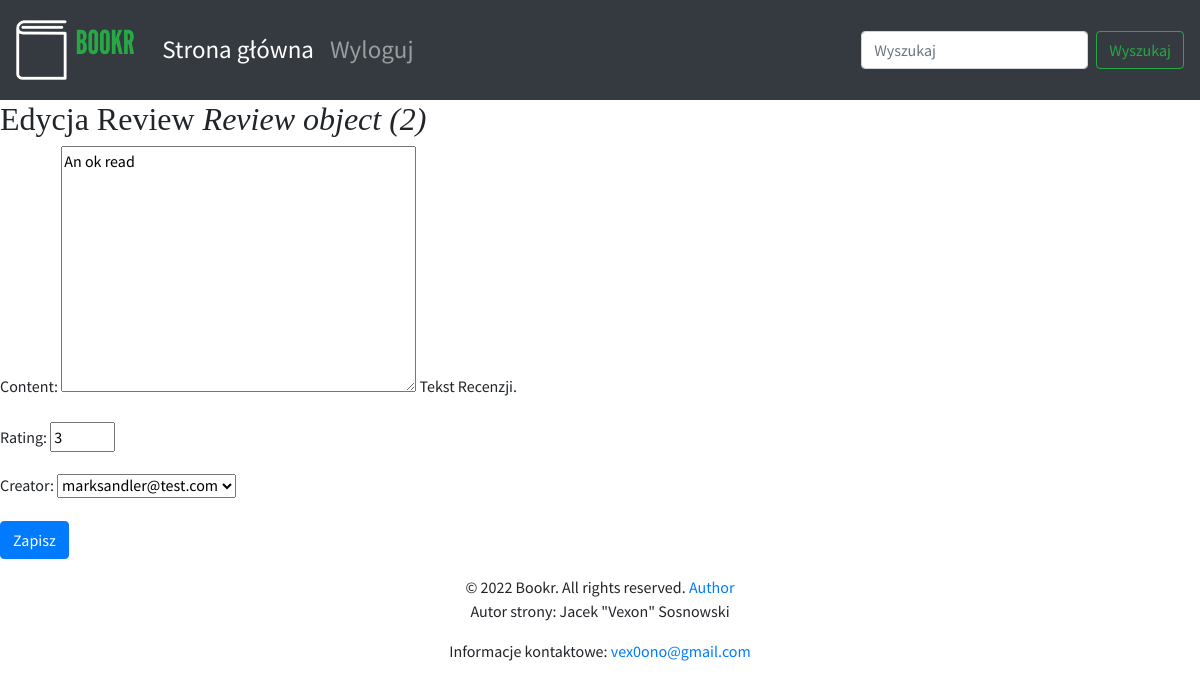
Page /books/1/reviews/2/ on the committed database.
### reviews/models.py (models this page shows)
class Review(models.Model):
    content = models.TextField(help_text="Tekst Recenzji.")
    rating = models.IntegerField(help_text="Ocena użytkownika.")
    date_created = models.DateTimeField(auto_now_add=True, help_text="Data i czas utworzenia recenzji.")
    date_edited = models.DateTimeField(null=True, help_text="Data i czas ostatniej edycji recenzji.")
    creator = models.ForeignKey(auth.get_user_model(), on_delete=models.CASCADE)
    book = models.ForeignKey(Book, on_delete=models.CASCADE, help_text="Recenzowana książka.")

### reviews/views.py (the view)
# urls.py: path('books/<int:book_pk>/reviews/<int:review_pk>/', views.review_edit, name='review_edit'),
def review_edit(request, book_pk, review_pk=None):
    book = get_object_or_404(Book, pk=book_pk)
    if review_pk is not None:
        review = get_object_or_404(Review, book_id=book_pk, pk=review_pk)
    else:
        review = None
    if request.method == "POST":
        form = ReviewForm(request.POST, instance=review)
        if form.is_valid():
            updated_review = form.save(False)
            updated_review.book = book
            if review is None:
                messages.success(request, "Recenzja \"{}\" utworzona.".format(book))
            else:
                updated_review.date_edited = timezone.now()
                messages.success(request, "Recenzja \"{}\" zaktualizowana.".format(book))
            updated_review.save()
            return redirect("book_detail", book.pk)
    else:
        form = ReviewForm(instance=review)
    return render(request, "instance-form.html",
                  {"form": form,
                   "instance": review,
                   "model_type": "Review",
                   "related_instance": book,
                   "related_model_type": "Book"
                   })

### reviews/forms.py
class ReviewForm(forms.ModelForm):
    class Meta:
        model = Review
        exclude = ["date_edited", "book"]
    rating = forms.IntegerField(min_value=0, max_value=5)

### reviews/templates/instance-form.html (shortened to what this page needs)
{% extends 'base.html' %}
{% block content %}
<h2>
  {% if instance %}
    Edycja {{ model_type }} <em>{{ instance }}</em>
  {% else %}
    Nowy {{ model_type }}
  {% endif %}
</h2>
<form method="post">
  {{ form.as_p }}
  <button type="submit" class="btn btn-primary">
    {% if instance %}Zapisz{% else %}Utwórz{% endif %}
  </button>
</form>
{% endblock %}

### static/main.css (style rules this page uses)
body { font-family: 'Source Sans Pro', sans-serif; background-color: #e6efe8 color: #393939; }
h1, h2, h3, h4, h5, h6 { font-family: 'Libre Baskerville', serif; }

### rows in the picture
Review: id "Review object (2)", content "An ok read", rating "3", creator "marksandler@test.com"

### other values in the picture
{{ model_type }} "Review"
